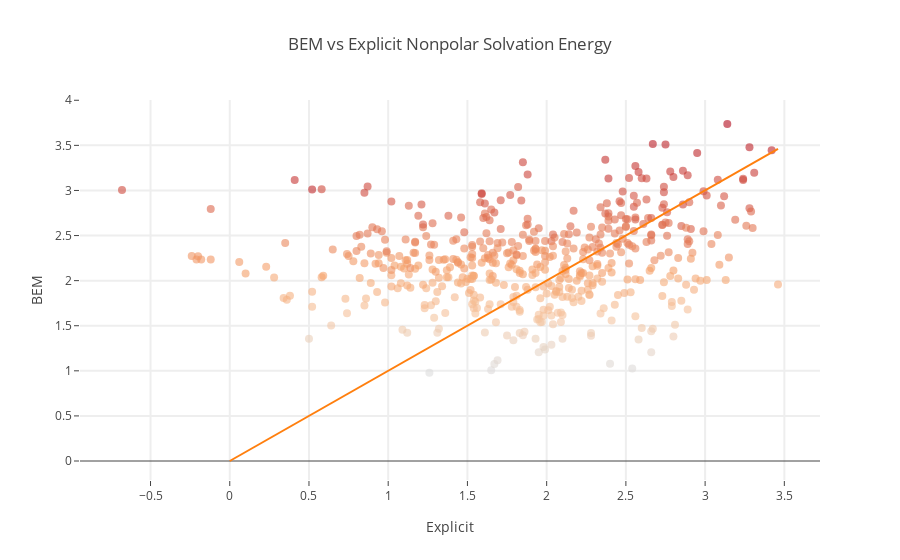

The notebook cell this image was saved under:
### Code cell
import plotly.plotly as py
import plotly.graph_objs as go
from plotly.offline import download_plotlyjs, init_notebook_mode, plot, iplot
init_notebook_mode(connected=True)

bem_c = bem[index_clean]
mobley_c = mobley[index_clean]
names_c = names[index_clean]
volumes_c = volumes[index_clean]
areas_c = areas[index_clean]


key = 'butane'
key_true = numpy.chararray(len(bem_c), itemsize=10)
key_true[:] = 'blue'
for i in range(len(bem_c)):
    if key in names_c[i]:
        key_true[i] = 'red'
    
trace = go.Scatter(
            x = mobley_c,
            y = bem_c,
            text = names_c,
            mode='markers',
            marker = dict(size=8,
                        opacity=0.6, color=volumes_c),
            hoverinfo = 'text')#names_c)
         

max_val = numpy.max(mobley_c)
ref = go.Scatter( x = numpy.array([0,max_val]),
                  y = numpy.array([0,max_val]),
                  mode = 'lines'
                )


data = [trace, ref]
    
layout= go.Layout(
    title= 'BEM vs Explicit Nonpolar Solvation Energy',
    hovermode= 'closest',
    xaxis= dict(
        title= 'Explicit',
        ticklen= 5,
        zeroline= False,
        gridwidth= 2,
    ),
    yaxis=dict(
        title= 'BEM',
        ticklen= 5,
        gridwidth= 2,
    ),
    showlegend= False
)
fig= go.Figure(data=data, layout=layout)
iplot(fig)

### Figure 1 — Plotly figure (JSON) as saved in the notebook; plotly's stock layout.template omitted (floating-point values rounded to 4 significant figures; data arrays with more than 128 entries replaced by an {"elided": "..."} marker saying what was removed)
{"data": [{"hoverinfo": "text", "marker": {"color": {"elided": "502 float values"}, "opacity": 0.6, "size": 8}, "mode": "markers", "text": {"elided": "502 str values"}, "type": "scatter", "uid": "6ff74c4e-16dd-46dd-afdd-45f7c01e8be7", "x": {"elided": "502 float values"}, "y": {"elided": "502 float values"}}, {"mode": "lines", "type": "scatter", "uid": "2f12d6b5-7b94-4515-a0d3-2bea9e98fe38", "x": [0, 3.46], "y": [0, 3.46]}], "layout": {"hovermode": "closest", "showlegend": false, "title": "BEM vs Explicit Nonpolar Solvation Energy", "xaxis": {"gridwidth": 2, "ticklen": 5, "title": "Explicit", "zeroline": false}, "yaxis": {"gridwidth": 2, "ticklen": 5, "title": "BEM"}}}
